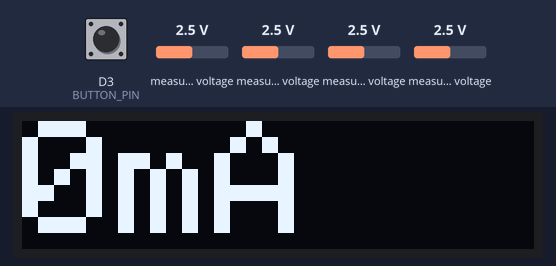
The sketch below on a simulated ESP8266 (Wemos D1 mini). On the bench: 128×32 one-colour display. The inputs (shaded band) are chosen by the test bench; at power-on: D3 (BUTTON_PIN) HIGH, measured voltage 2.5 V. WiFi joins after 1.5 s; servers stay silent unless stated; the display library's start-up logo is not drawn; random numbers use the default seed unless the sketch sets one; no MQTT or app messages arrive unless stated; what the sketch prints to the serial monitor is not drawn.

Above: at 8.5 s.
8.6 s: D3 (BUTTON_PIN) pulled LOW for 3.2 s
At 10.7 s:
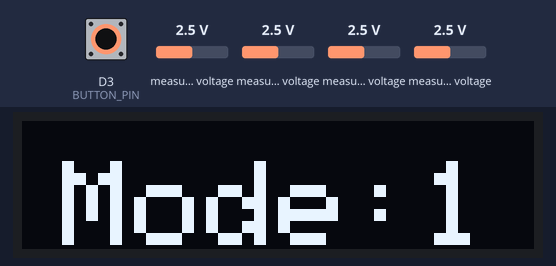
13.7 s: D3 (BUTTON_PIN) pulled LOW for 1 s
At 15.7 s:
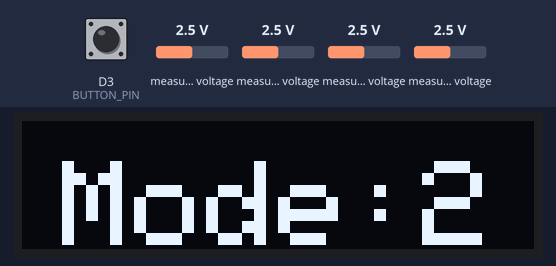
18.5 s: measured voltage (sensor 200) set to 0.1 V
At 20.2 s:
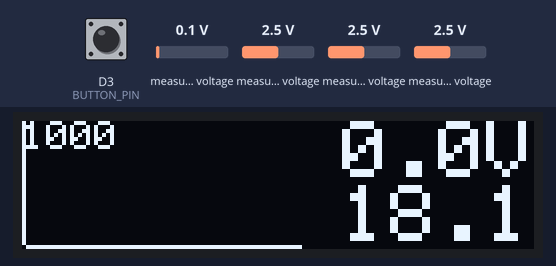
22.6 s: measured voltage (sensor 201) set to 0.1 V
At 24.2 s:
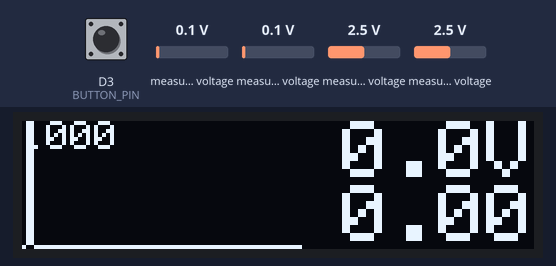
26.7 s: measured voltage (sensor 202) set to 0.1 V
At 28.2 s:
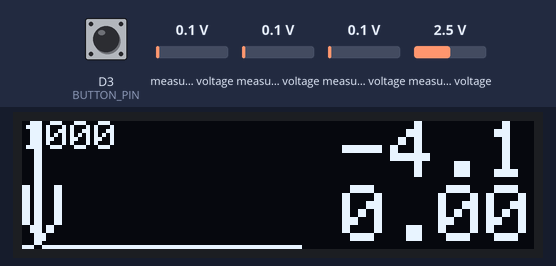
30.8 s: measured voltage (sensor 203) set to 0.1 V
At 32.2 s:
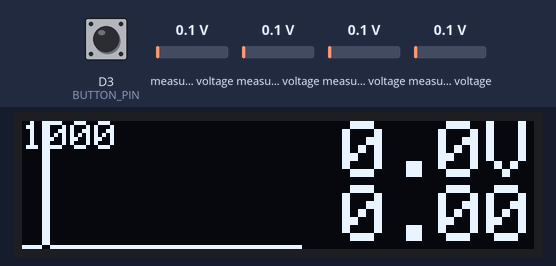
Timing chart, 0 to 33.8 s (numbered marks = the images above; inputs shaded):
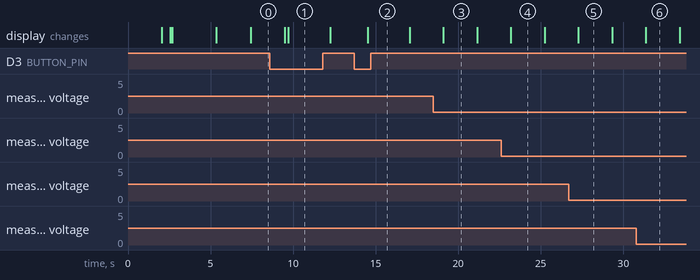

Measured:
- after the input at 13.7 s, the display: changes after 0.81 s (image 2)
- after the input at 18.5 s, the display: changes after 0.60 s (image 3)
- what the display in image 3 shows lasts 2.0 s, from 19.1 s to 21.1 s

The sketch:

ssd1306_128x32_i2c_VoltAmp_WemosD1_v3.ino
```cpp
// (licence header left out)
#include <SPI.h>
#include <Wire.h>
#include <Adafruit_GFX.h>
#include <Adafruit_SSD1306.h>
#include <Adafruit_ADS1015.h>
#include <ESP8266WiFi.h>
#include <PubSubClient.h>

#include "splash.h"
#define VERSION "Ver 3.0"
// Declaration for an SSD1306 display connected to I2C (SDA, SCL pins)
#define OLED_RESET    -1 // Reset pin # (or -1 if sharing Arduino reset pin)
#define ARRAY 100     // x-points - adjust to graph/text
#define LOGO_WIDTH 128
#define LOGO_HEIGHT 32
#define BUTTON_PIN D3
#define QUARTERS 10000 // 100 // Seconds before display is turned off

#define ADC_RESOLUTION  0.000015625
#define ADC_GAIN        GAIN_EIGHT
#define ADC_VOLT_REF    0.1003   // Using 1k & 10k voltage divider
#define ADC_AMP_SCALE   0.0000606      // Datasheet saying 40mV/A

float values[ARRAY];  // values[0] is last read current
float diff000[10];  // values[0] is last read current

float V = 0.0;        // Last read Voltage
float rad;
unsigned long t1 = QUARTERS;  // number of 0.25 seconds to keep display active...
int mode = 0;
int range = 500;
bool disp_mode = 0;
int ADC_AMP_OFFSET = 144;          // Depending upon match of two equal resistors (10k)


// Update these with values suitable for your network.
const char* ssid = "Your SSID";
const char* password = "Your WiFi password";
const char* mqtt_server = "IP of MQTT-server";

Adafruit_SSD1306 display(OLED_RESET);
Adafruit_ADS1115 ads;
WiFiClient espClient;
PubSubClient client(espClient);


//====================================================
//  Support Code
//====================================================
void setup_wifi() {

  delay(10);
  // We start by connecting to a WiFi network
  Serial.println();
  Serial.print("Connecting to ");
  Serial.println(ssid);

  WiFi.begin(ssid, password);

  while (WiFi.status() != WL_CONNECTED) {
    delay(500);
    Serial.print(".");
  }

  randomSeed(micros());

  Serial.println("");
  Serial.println("WiFi connected");
  Serial.println("IP address: ");
  Serial.println(WiFi.localIP());
}


void callback(char* topic, byte* payload, unsigned int length) {
  char buffer_payload[30];

  strncpy(buffer_payload, (char *) payload, length);
  buffer_payload[length] = '\0';
  // Switch Mode
  mode = atoi(buffer_payload);
  if((mode < 0) || (mode >5))
    mode = 0;

  t1 = QUARTERS;    // Enable display !!!!
}

void reconnect() {
  // Loop until we're reconnected
  while (!client.connected()) {
    Serial.print("Attempting MQTT connection...");
    // Create a random client ID
    String clientId = "ESP8266Client-";
    clientId += String(random(0xffff), HEX);
    // Attempt to connect
    if (client.connect(clientId.c_str())) {
      Serial.println("connected");
      // Once connected, publish an announcement...
      client.publish("PSU01/status", "Online");
      // ... and resubscribe
      client.subscribe("PSU01/cmd");
    } else {
      Serial.print("failed, rc=");
      Serial.print(client.state());
      Serial.println(" try again in 5 seconds");
      // Wait 5 seconds before retrying
      delay(5000);
    }
  }
}

void drawMyBitmap(void) {
  display.clearDisplay();

  display.drawBitmap(
    (display.width()  - LOGO_WIDTH ) / 2,
    (display.height() - LOGO_HEIGHT) / 2,
    logo_bmp, LOGO_WIDTH, LOGO_HEIGHT, 1);
  display.display();
  delay(500);
}

void displayBig(bool m) {
  display.clearDisplay();

  display.setTextSize(4);      // Normal 1:1 pixel scale
  display.setTextColor(WHITE); // Draw white text
  display.setCursor(0, 0);     // Start at top-left corner
  display.cp437(true);         // Use full 256 char 'Code Page 437' font
  if (m)
  {
    display.print(V, 2);
    display.print(F("V"));
  }
  else
  {
    display.print(values[0], 0);
    display.print(F("mA"));
  }
  display.display();
}

void plot_values(float range)
{
  int i, res;

  display.clearDisplay();
  for (i = 0; i < (ARRAY-30); i++)
  {
    res = int((values[i]/range) * 32);
    if (res > 31)
    {
      for (int j=0; j < 31; j++)
      display.drawPixel(i, j, WHITE);
    }
    if (res >= 0)
      display.drawPixel(i, 31-res, WHITE);
  }
  display.setTextColor(WHITE); // Draw white text
  // Show range value in upper left cornet; smallest font
  display.setCursor(0, 0);
  display.setTextSize(1);
  display.print(range,0);

  // Show Volt and mA on right hand side in medium size
  display.setCursor(80, 0);
  display.setTextSize(2);
  display.print(V, 1); display.print("V");
  display.setCursor(80, 16);
  display.print(values[0]/1000.0, 2); // No space to show "mA" or "A"
  display.display();
}

void displayNewMode(int m)
{
  display.clearDisplay();
  display.setCursor(10, 10);
  display.setTextSize(3);      // Normal 1:1 pixel scale
  display.setTextColor(WHITE); // Draw white text
  display.print("Mode:" ); display.print(m);
  display.display();
  delay(500);
}
void displayText(int x, int y, int text_size, String text)
{
  display.clearDisplay();
  display.setCursor(x, y);
  display.setTextSize(text_size);      // Normal 1:1 pixel scale
  display.setTextColor(WHITE); // Draw white text
  display.print(text);
  display.display();
}

void calibrateAmp()
{
  // Perform 50 readout of amp
  int res = 0;
  int loop = 0;
  displayText(0, 10, 2, "Calibrate");
  for (loop=0; loop < 100; loop++)
  {
    res += ads.readADC_Differential_0_1();
    delay(10);
  }
  ADC_AMP_OFFSET = 0 - res / 100;
  char buffer[10];
  sprintf(buffer, "Offs: %d", ADC_AMP_OFFSET);
  displayText(0, 10, 2, buffer);
}

//====================================================
//  Setup
//====================================================
void setup() {
  Serial.begin(115200);
  pinMode(BUTTON_PIN, INPUT_PULLUP);  // Mode selection
  display.begin(SSD1306_SWITCHCAPVCC, 0x3C);
  display.setRotation(2);   // Rotate set to 2 for pins at right; 0 for pins at left side

  ads.setGain(ADC_GAIN);        // 4x gain   +/- 1.024V  1 bit = 0.03125mV
  ads.begin();

  // Clear readout value array
  for (int i = 0; i < ARRAY; i++)
    values[i] = -1;

  // Show initial display buffer contents on the screen --
  // the library initializes this with an Adafruit splash screen.
  display.display();
  delay(2000); // Pause for 2 seconds

  // Clear the buffer
  display.clearDisplay();
  drawMyBitmap();
  displayText(0, 10, 2, VERSION);
  delay(100);
  calibrateAmp();
  delay(500);
  // Ready for WiFi/MQTT
  setup_wifi();
  client.setServer(mqtt_server, 1883);
  client.setCallback(callback);

}

//====================================================
//  Loop
//====================================================
void loop() {
  int16_t diff0, diff1;
  char  buffer[10];

  if (!client.connected()) {
    reconnect();
  }
  client.loop();

  // shift array
  for (int i=ARRAY-1; i > 0; i--)
    values[i] = values[i-1];

  // shift array
  for (int i=0; i < 9; i++)
    diff000[i] = diff000[i+1];

  // Get voltage
  diff1 = ads.readADC_Differential_2_3();
  V = diff1 * ADC_RESOLUTION/ADC_VOLT_REF;    // May need some tuning

  // Publish every x seconds
  if (t1%10 == 0)
  {
    sprintf(buffer, "%5.2f", V);
    client.publish("PSU01/voltage", buffer);
  }

  // Get Amp
  diff0 = 0-ads.readADC_Differential_0_1();
  diff000[9] = diff0;

  float avg = float(diff0 - ADC_AMP_OFFSET)/1.457;
  if (t1%10 == 0)
  {
    sprintf(buffer, "%5.0f", avg);
    client.publish("PSU01/amp", buffer);
  }

  int total = 0;
  for (int i=0; i < 10; i++)
    total += diff000[i];

  if (avg < 0)
    avg = 0;

  // Update array
  values[0] = avg;

  if (t1 > 0)   // Should display be activated ?
  {
    if (mode > 0)
    {
      if (mode == 1)
        range = 500;
      else
        if (mode == 2)
          range = 1000;
        else
          if (mode == 3)
            range = 2000;
          else
            if (mode == 4)
              range = 5000;
            else
              if (mode == 5)
                range = 10000;
      plot_values(range);
    } else // mode == 0
    {
      if (t1%3 == 0)
        disp_mode = !disp_mode;
      displayBig(disp_mode);
    }
  }

  // Handle button
  if (digitalRead(BUTTON_PIN) == 0)
  {
    // Delay
    unsigned long t0;
    t0 = millis();
    while ((millis() - t0) < 200);  // Wait 200 ms
    if ( digitalRead(BUTTON_PIN) == 0)
    {
      // OK - still low..
      mode++;
      if (mode >= 6)
        mode = 0;
      t1 = QUARTERS;    // Set count-down element
      displayNewMode(mode);
    }
    else
      t1 = QUARTERS;    // Very short press just reactivates display - no mode change
  }
  if (t1 > 0)
    t1--;
  if (t1 == 0)
  {
    // Turn off display
    display.clearDisplay();
    display.setTextSize(1);
    display.setCursor(random(0, 40), random(0,20));
    display.print("Press key!");
    display.display();
  }
  delay(2000);    // Initial setting of 1 second

}
```

Source omitted: splash.h (data table, 3367 bytes)
